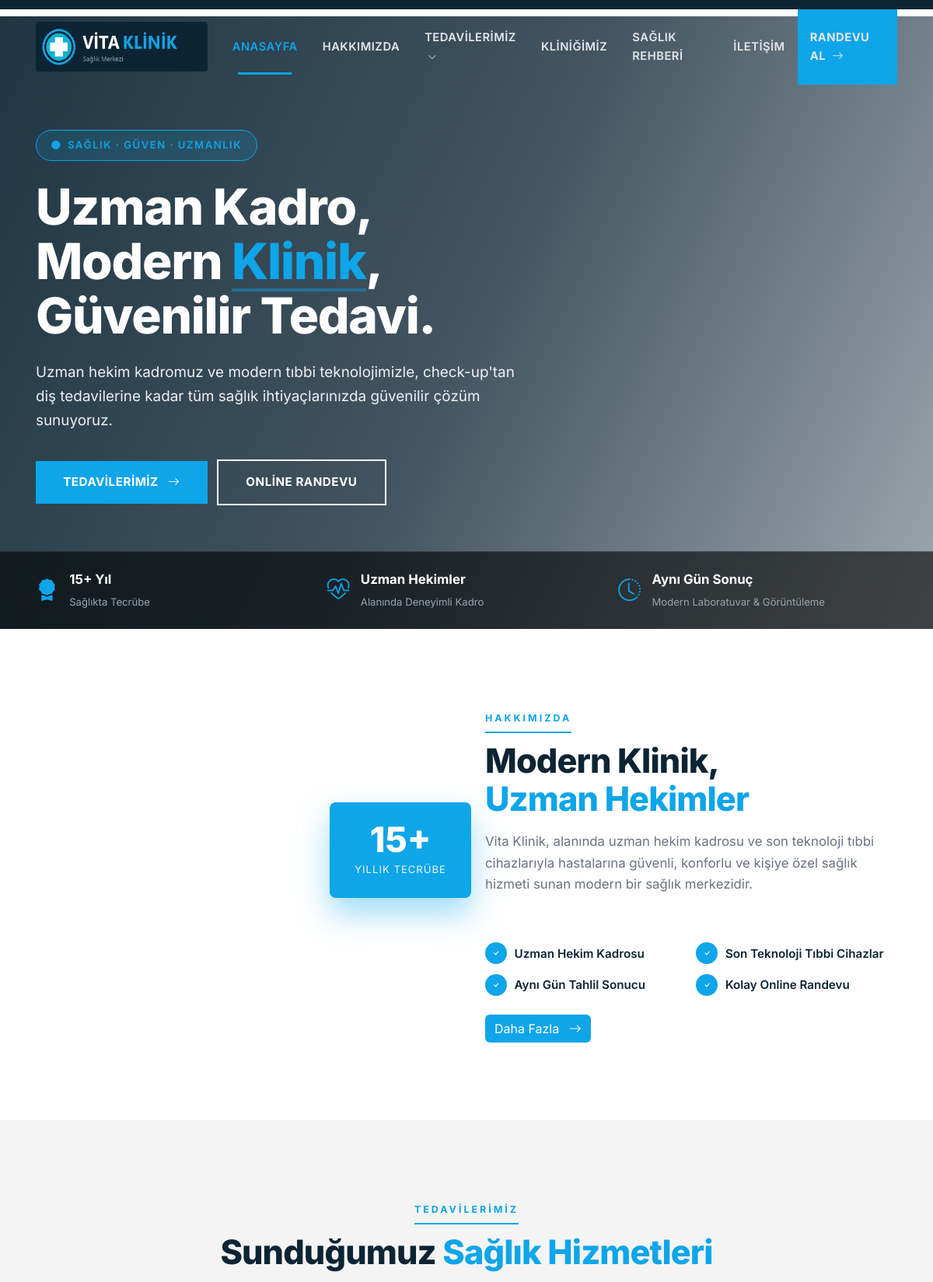
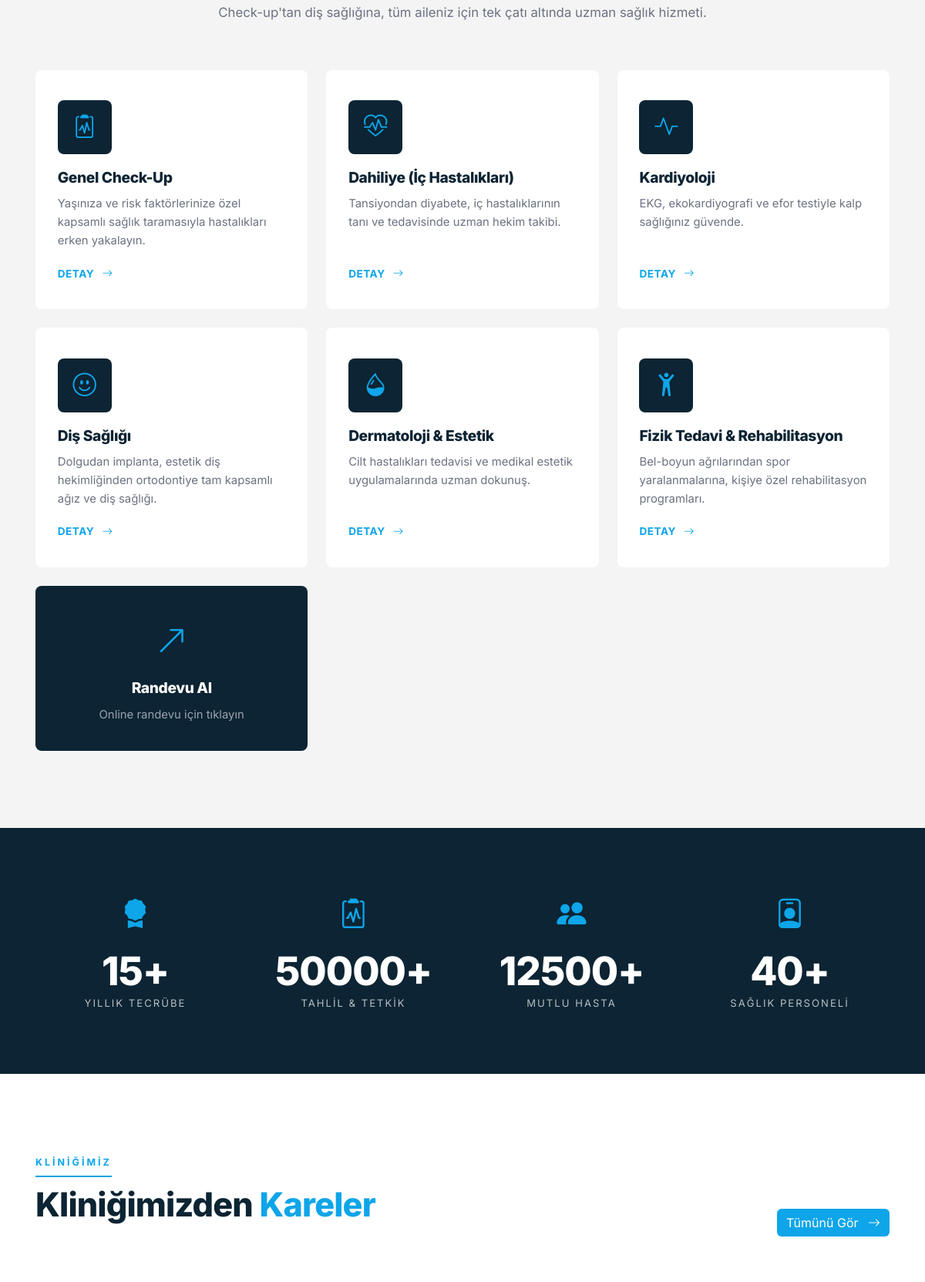
The page / (upper part) on the database its author committed (2 pictures, top to bottom).
### tables this page shows
CREATE TABLE `hizmetler` (
  `id` INT AUTO_INCREMENT PRIMARY KEY,
  `baslik` VARCHAR(150) NOT NULL,
  `slug` VARCHAR(180),
  `ozet` TEXT,
  `icerik` LONGTEXT,
  `ikon` VARCHAR(60) DEFAULT 'bi-heart-pulse',
  `gorsel` VARCHAR(255),
  `sira` INT DEFAULT 0,
  `durum` TINYINT DEFAULT 1,
  `created_at` TIMESTAMP DEFAULT CURRENT_TIMESTAMP
);

### inc/helpers.php (called while the page is built, shortened)
<?php
require_once __DIR__ . '/db.php';
function e($s) { return htmlspecialchars($s ?? '', ENT_QUOTES, 'UTF-8'); }
function ayarlar() {
    static $cache = null;
    if ($cache === null) {
        global $db;
        $cache = [];
        foreach ($db->query("SELECT anahtar, deger FROM ayarlar") as $r) {
            $cache[$r['anahtar']] = $r['deger'];
        }
    }
    return $cache;
}
function ayar($k, $varsayilan = '') {
    $a = ayarlar();
    return $a[$k] ?? $varsayilan;
}
function getList($tablo, $where = '1', $order = 'sira ASC, id DESC', $limit = null) {
    global $db;
    $sql = "SELECT * FROM `$tablo` WHERE $where ORDER BY $order";
    if ($limit) $sql .= " LIMIT " . (int)$limit;
    return $db->query($sql)->fetchAll();
}

### index.php (the view, shortened to what this page needs)
<?php
require_once __DIR__ . '/inc/header.php';
$hizmetler = getList('hizmetler','durum=1','sira ASC');
?>
<section class="hero">
  <div class="container">
    <div class="row">
      <div class="col-lg-8">
        <span class="hero-badge"><i class="bi bi-circle-fill"></i> Sağlık · Güven · Uzmanlık</span>
        <h1>Uzman Kadro,<br>Modern <span>Klinik</span>,<br>Güvenilir Tedavi.</h1>
        <p><?= e(ayar('site_aciklama')) ?></p>
        <div class="hero-cta">
          <a href="<?= SITE_URL ?>/hizmetler" class="btn btn-orange me-md-2">Tedavilerimiz <i class="bi bi-arrow-right ms-2"></i></a>
          <a href="<?= SITE_URL ?>/teklif" class="btn btn-line">Online Randevu</a>
        </div>
      </div>
    </div>
  </div>
  <div class="hero-meta d-none d-md-block">
    <div class="container">
      <div class="row g-3">
        <div class="col-md-4 col-6"><div class="meta-item"><i class="bi bi-award-fill"></i><div><strong><?= e(ayar('yil')) ?>+ Yıl</strong><small>Sağlıkta Tecrübe</small></div></div></div>
        <div class="col-md-4 col-6"><div class="meta-item"><i class="bi bi-heart-pulse"></i><div><strong>Uzman Hekimler</strong><small>Alanında Deneyimli Kadro</small></div></div></div>
        <div class="col-md-4 col-12"><div class="meta-item"><i class="bi bi-clock-history"></i><div><strong>Aynı Gün Sonuç</strong><small>Modern Laboratuvar & Görüntüleme</small></div></div></div>
      </div>
    </div>
  </div>
</section>
<section>
  <div class="container">
    <div class="row align-items-center g-5">
      <div class="col-lg-6">
        <div class="about-img-wrap">
          <div class="exp-badge"><span class="num"><?= e(ayar('yil')) ?>+</span><span class="lbl">Yıllık Tecrübe</span></div>
        </div>
      </div>
      <div class="col-lg-6">
        <div class="section-head">
          <span class="mini">Hakkımızda</span>
          <h2>Modern Klinik,<br><span>Uzman Hekimler</span></h2>
          <p class="desc"><?= e(ayar('hakkimizda_kisa')) ?></p>
        </div>
        <ul class="about-features">
          <li><i class="bi bi-check"></i> Uzman Hekim Kadrosu</li>
          <li><i class="bi bi-check"></i> Son Teknoloji Tıbbi Cihazlar</li>
          <li><i class="bi bi-check"></i> Aynı Gün Tahlil Sonucu</li>
          <li><i class="bi bi-check"></i> Kolay Online Randevu</li>
        </ul>
        <a href="<?= SITE_URL ?>/hakkimizda" class="btn btn-orange mt-4">Daha Fazla <i class="bi bi-arrow-right ms-2"></i></a>
      </div>
    </div>
  </div>
</section>
<section class="services-grid">
  <div class="container">
    <div class="section-head center">
      <span class="mini">Tedavilerimiz</span>
      <h2>Sunduğumuz <span>Sağlık Hizmetleri</span></h2>
      <p class="desc">Check-up'tan diş sağlığına, tüm aileniz için tek çatı altında uzman sağlık hizmeti.</p>
    </div>
    <div class="row g-4">
      <?php foreach($hizmetler as $h): ?>
      <div class="col-lg-4 col-md-6">
        <div class="service-card">
          <div class="icon"><i class="bi <?= e($h['ikon']) ?>"></i></div>
          <h4><?= e($h['baslik']) ?></h4>
          <p><?= e($h['ozet']) ?></p>
          <a href="<?= SITE_URL ?>/hizmet-detay?slug=<?= e($h['slug']) ?>">Detay <i class="bi bi-arrow-right"></i></a>
        </div>
      </div>
      <?php endforeach; ?>
      <div class="col-lg-4 col-md-6">
        <a href="<?= SITE_URL ?>/teklif" class="service-card d-flex align-items-center justify-content-center text-decoration-none" style="background:var(--dark);color:#fff;min-height:100%">
          <div class="text-center">
            <i class="bi bi-arrow-up-right" style="font-size:2.5rem;color:var(--primary)"></i>
            <h4 style="color:#fff;margin-top:1rem">Randevu Al</h4>
            <p style="color:#9ca3af;margin:0">Online randevu için tıklayın</p>
          </div>
        </a>
      </div>
    </div>
  </div>
</section>
<section class="stats">
  <div class="container">
    <div class="row g-4">
      <div class="col-md-3 col-6"><div class="stat"><i class="bi bi-award-fill"></i><h3><?= e(ayar('yil')) ?>+</h3><p>Yıllık Tecrübe</p></div></div>
      <div class="col-md-3 col-6"><div class="stat"><i class="bi bi-clipboard2-pulse"></i><h3><?= e(ayar('proje_sayi')) ?>+</h3><p>Tahlil & Tetkik</p></div></div>
      <div class="col-md-3 col-6"><div class="stat"><i class="bi bi-people-fill"></i><h3><?= e(ayar('musteri_sayi')) ?>+</h3><p>Mutlu Hasta</p></div></div>
      <div class="col-md-3 col-6"><div class="stat"><i class="bi bi-person-badge"></i><h3><?= e(ayar('personel_sayi')) ?>+</h3><p>Sağlık Personeli</p></div></div>
    </div>
  </div>
</section>
<section>
  <div class="container">
    <div class="section-head d-flex justify-content-between align-items-end flex-wrap">
      <div>
        <span class="mini">Kliniğimiz</span>
        <h2>Kliniğimizden <span>Kareler</span></h2>
      </div>
      <a href="<?= SITE_URL ?>/projeler" class="btn btn-orange">Tümünü Gör <i class="bi bi-arrow-right ms-2"></i></a>
    </div>
    <div class="row g-4">
    </div>
  </div>
</section>
<?php require_once __DIR__ . '/inc/footer.php'; ?>

### rows shown on the page
hizmetler: baslik "Genel Check-Up", ozet "Yaşınıza ve risk faktörlerinize özel kapsamlı sağlık taramasıyla hastalıkları erken yakalayın."
hizmetler: baslik "Dahiliye (İç Hastalıkları)", ozet "Tansiyondan diyabete, iç hastalıklarının tanı ve tedavisinde uzman hekim takibi."
hizmetler: baslik "Kardiyoloji", ozet "EKG, ekokardiyografi ve efor testiyle kalp sağlığınız güvende."
hizmetler: baslik "Diş Sağlığı", ozet "Dolgudan implanta, estetik diş hekimliğinden ortodontiye tam kapsamlı ağız ve diş sağlığı."
hizmetler: baslik "Dermatoloji & Estetik", ozet "Cilt hastalıkları tedavisi ve medikal estetik uygulamalarında uzman dokunuş."
hizmetler: baslik "Fizik Tedavi & Rehabilitasyon", ozet "Bel-boyun ağrılarından spor yaralanmalarına, kişiye özel rehabilitasyon programları."

### other values the page prints
ayar('site_aciklama') "Uzman hekim kadromuz ve modern tıbbi teknolojimizle, check-up'tan diş tedavilerine kadar tüm sağlık ihtiyaçlarınızda güvenilir çözüm sunuyoruz."
ayar('yil') "15"
ayar('hakkimizda_kisa') "Vita Klinik, alanında uzman hekim kadrosu ve son teknoloji tıbbi cihazlarıyla hastalarına güvenli, konforlu ve kişiye özel sağlık hizmeti sunan modern bir sağlık merkezidir."
ayar('proje_sayi') "50000"
ayar('musteri_sayi') "12500"
ayar('personel_sayi') "40"
